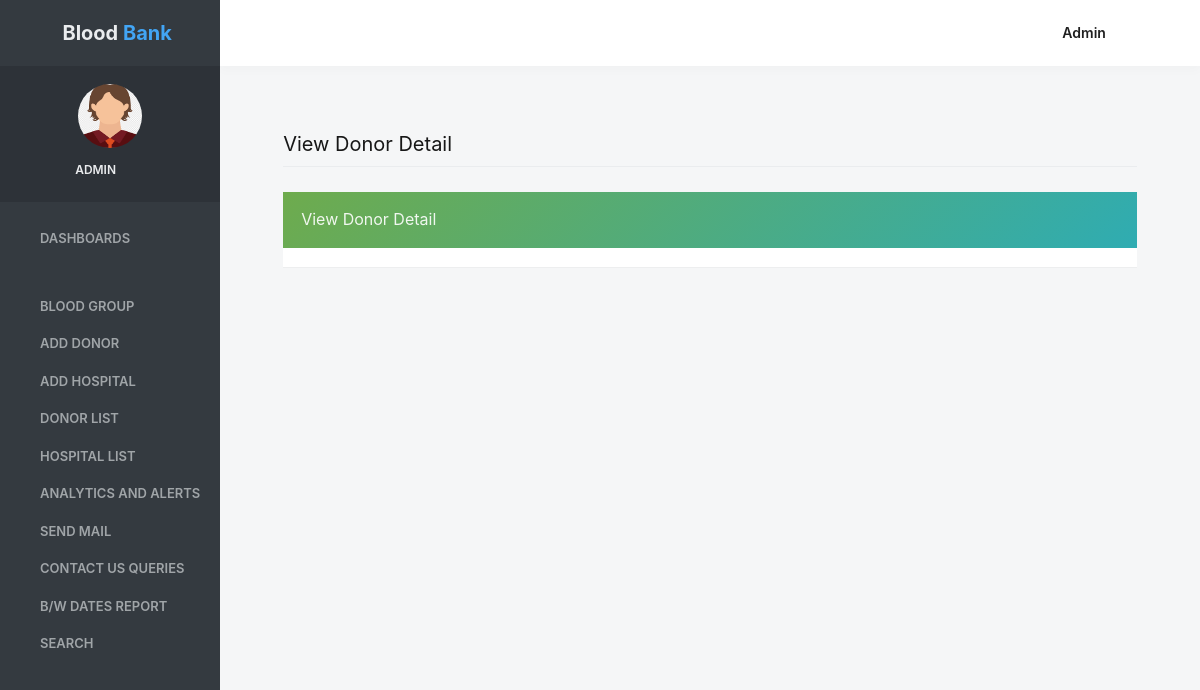
Before: /view_donordetail/15 (signed in) with the older database file.
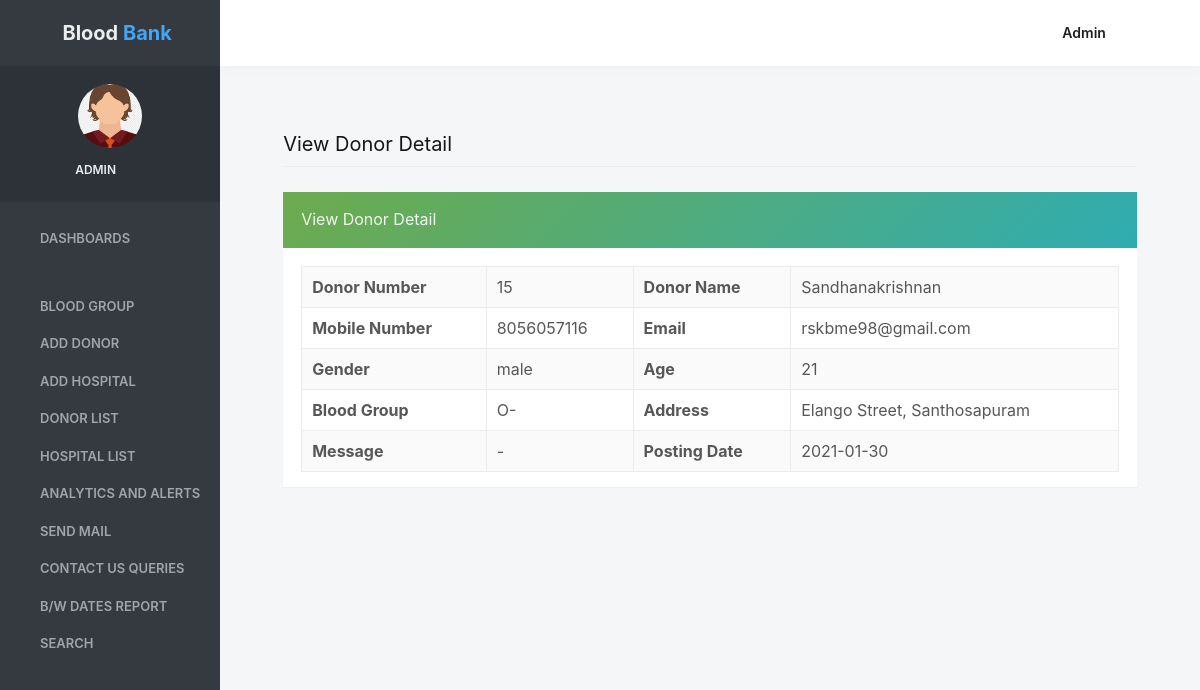
After: the same page with the newer database file.
### bloodbank/models.py (models this page shows, shortened)
class Donor(models.Model):
    fullname = models.CharField(max_length=100)
    mobileno = models.CharField(max_length=15)
    emailid = models.CharField(max_length=50)
    gender = models.CharField(max_length=15)
    age = models.CharField(max_length=15)
    group = models.ForeignKey(Group, on_delete=models.CASCADE)
    address = models.CharField(max_length=300, null=True)
    message = models.CharField(max_length=300, null=True)
    postingdate = models.CharField(max_length=100)
    Status = models.CharField(max_length=100)
    donation_date = models.CharField(max_length=100)
    expiry_date = models.CharField(max_length=100)
    AssocHB = models.CharField(max_length=100)
    ReferenceID = models.CharField(max_length=100)

class Group(models.Model):
    bloodgroup = models.CharField(max_length=30)
    def __str__(self):
        return self.bloodgroup

### bloodbank/views.py (the view)
# urls.py: path('view_donordetail/<int:pid>',view_donordetail, name="view_donordetail"),
def view_donordetail(request, pid):
    if not request.user.is_authenticated:
        return redirect('login')
    donor = Donor.objects.filter(id=pid)
    d = {'donor': donor}
    return render(request, 'view_donordetail.html', d)

### bloodbank/templates/view_donordetail.html (shortened to what this page needs)
{% load static %}
{% block body %}
 <html lang="en" class="no-focus">
    <head>
<link rel="stylesheet" href="{% static 'adminassets/js/plugins/datatables/dataTables.bootstrap4.min.css' %}">
        <link rel="stylesheet"  href="{% static 'adminassets/css/codebase.min.css' %}">
</head>
    <body>
        <div id="page-container" class="sidebar-o sidebar-inverse side-scroll page-header-fixed main-content-narrow">
 {% include 'sidebar.html' %}
            {% include 'admin_nav.html' %}
            <main id="main-container">
                <div class="content">
                    <h2 class="content-heading">View Donor Detail</h2>
                    <div class="row">
                        <div class="col-md-12">
                            <div class="block block-themed">
                                <div class="block-header bg-gd-emerald">
                                    <h3 class="block-title">View Donor Detail</h3>
                                    <div class="block-options">
                                        <button type="button" class="btn-block-option" data-toggle="block-option" data-action="state_toggle" data-action-mode="demo">
                                            <i class="si si-refresh"></i>
                                        </button>
                                        <button type="button" class="btn-block-option" data-toggle="block-option" data-action="content_toggle"></button>
                                    </div>
                                </div>
                                <div class="block-content">
                                    {% for i in donor %}
                            <table border="1" class="table table-bordered table-striped table-vcenter js-dataTable-full-pagination">
                                            <tr>
    <th>Donor Number</th>
    <td>{{i.id}}</td>
    <th>Donor Name</th>
    <td>{{i.fullname}}</td>
  </tr>
  <tr>
    <th>Mobile Number</th>
    <td>{{i.mobileno}}</td>
   <th>Email</th>
    <td>{{i.emailid}}</td>
  </tr>
  <tr>
    <th>Gender</th>
    <td>{{i.gender}}</td>
    <th>Age</th>
    <td>{{i.age}}</td>
  </tr>
   <tr>
    <th>Blood Group</th>
    <td>{{i.group}}</td>
    <th>Address</th>
    <td>{{i.address}}</td>
  </tr>
  <tr>
    <th>Message</th>
    <td>{{i.message}}</td>
    <th>Posting Date</th>
    <td>{{i.postingdate}}</td>
  </tr>
</table>
 {% endfor %}
</div>
                                </div>
                            </div>
            </main>
        </div>
    </body>
</html>
{% endblock %}

### bloodbank/templates/sidebar.html (shortened to what this page needs)
{% load static %}
   <nav id="sidebar">
                <div id="sidebar-scroll">
                    <div class="sidebar-content">
                        <div class="content-header content-header-fullrow px-15">
                            <div class="content-header-section text-center align-parent sidebar-mini-hidden">
                                <div class="content-header-item">
                                    <a class="link-effect font-w700" href="{% url 'admin_home' %}">
                                        <i class="si si-fire text-primary"></i>
                                        <span class="font-size-xl text-dual-primary-dark">Blood </span><span class="font-size-xl text-primary">Bank</span>
                                    </a>
                                </div>
                            </div>
                        </div>
                        <div class="content-side content-side-full content-side-user px-10 align-parent">
                            <div class="sidebar-mini-hidden-b text-center">
                                <a class="img-link" href="be_pages_generic_profile.html">
                                    <img class="img-avatar" src="{% static 'adminassets/img/avatars/avatarboy729.png' %}" alt="">
                                </a>
                                <ul class="list-inline mt-10">
                                    <li class="list-inline-item">
                                        <a class="link-effect text-dual-primary-dark font-size-xs font-w600 text-uppercase" href="#">{{request.user.username}}</a>
                                    </li>
                                    <li class="list-inline-item">
                                        <a class="link-effect text-dual-primary-dark" href="{% url 'logout' %}">
                                            <i class="si si-logout"></i>
                                        </a>
                                    </li>
                                </ul>
                            </div>
                        </div>
                        <div class="content-side content-side-full">
                            <ul class="nav-main">
                                <li class="open">
                                    <a href="{% url 'admin_home' %}"><i class="si si-cup"></i><span class="sidebar-mini-hide">Dashboards</span></a>
                                </li>
                                <li class="nav-main-heading"><span class="sidebar-mini-visible">UI</span></li>
                                <li>
                                    <a class="nav-submenu" data-toggle="nav-submenu"><i class="si si-puzzle"></i>Blood Group</a>
                                </li>
                               <li>
                                    <a  href="{% url 'add_donor' %}"><i class="fa fa-edit"></i><span class="sidebar-mini-hide">Add Donor</span></a>
                                </li>
                                <li>
                                    <a  href="{% url 'add_hospital' %}"><i class="fa fa-edit"></i><span class="sidebar-mini-hide">Add Hospital</span></a>
                                </li>
                                <li>
                                    <a  href="{% url 'donorlist' %}"><i class="fa fa-users"></i><span class="sidebar-mini-hide">Donor List</span></a>
                                </li>
                                <li>
                                    <a  href="{% url 'hospitallist' %}"><i class="fa fa-users"></i><span class="sidebar-mini-hide">Hospital List</span></a>
                                </li>
                                  <li>
                                    <a  href="{% url 'graphData' %}"><i class="fa fa-users"></i><span class="sidebar-mini-hide">Analytics and Alerts</span></a>
                                </li>
                                 <li>
                                    <a  href="{% url 'sendmail' %}"><i class="fa fa-users"></i><span class="sidebar-mini-hide">Send Mail</span></a>
                                </li>
                                <li>
                                    <a class="nav-submenu" data-toggle="nav-submenu" href="#"><i class="si si-user"></i><span class="sidebar-mini-hide">Contact Us Queries</span></a>
                                </li>
                                <li>
                                    <a  href="{% url 'betweendate_report' %}"><i class="si si-vector"></i><span class="sidebar-mini-hide">B/w Dates Report</span></a>
                                </li>
                                <li>
                                    <a class="nav-submenu" data-toggle="nav-submenu" href="#"><i class="si si-trophy"></i><span class="sidebar-mini-hide">Search</span></a>
                                </li>
                            </ul>
                        </div>
                    </div>
                </div>
            </nav>

### bloodbank/templates/admin_nav.html (shortened to what this page needs)
{% load static %}
            <header id="page-header">
                <div class="content-header">
                    <div class="content-header-section">
                        <button type="button" class="btn btn-circle btn-dual-secondary" data-toggle="layout" data-action="sidebar_toggle">
                            <i class="fa fa-navicon"></i>
                        </button>
                        <div class="btn-group" role="group">
                            <button type="button" class="btn btn-circle btn-dual-secondary" id="page-header-options-dropdown" data-toggle="dropdown" aria-haspopup="true" aria-expanded="false">
                                <i class="fa fa-wrench"></i>
                            </button>
                        </div>
                        <div class="btn-group" role="group">
                            <button type="button" class="btn btn-circle btn-dual-secondary" id="page-header-themes-dropdown" data-toggle="dropdown" aria-haspopup="true" aria-expanded="false">
                                <i class="fa fa-paint-brush"></i>
                            </button>
                        </div>
                    </div>
                    <div class="content-header-section">
                        <div class="btn-group" role="group">
                            <button type="button" class="btn btn-rounded btn-dual-secondary text-capitalize" id="page-header-user-dropdown" data-toggle="dropdown" aria-haspopup="true" aria-expanded="false">
                                {{request.user.username}}<i class="fa fa-angle-down ml-5"></i>
                            </button>
                        </div>
                    </div>
                </div>
            </header>

Changed rows visible on the page:
added Donor: id "15", fullname "Sandhanakrishnan", mobileno "8056057116", emailid "rskbme98@gmail.com", gender "male", age "21", group "O-", address "Elango Street, Santhosapuram", message "-", postingdate "2021-01-30"
